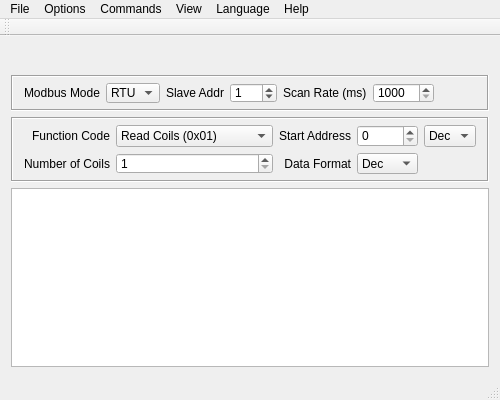
<?xml version="1.0" encoding="UTF-8"?>
<ui version="4.0">
 <class>ModbusWindow</class>
 <widget class="QMainWindow" name="ModbusWindow">
  <property name="geometry">
   <rect>
    <x>0</x>
    <y>0</y>
    <width>500</width>
    <height>400</height>
   </rect>
  </property>
  <property name="minimumSize">
   <size>
    <width>500</width>
    <height>400</height>
   </size>
  </property>
  <property name="windowTitle">
   <string>QModMaster</string>
  </property>
  <property name="windowIcon">
   <iconset resource="../icons/icons.qrc">
    <normaloff>:/icons/connect-24.png</normaloff>:/icons/connect-24.png</iconset>
  </property>
  <widget class="QWidget" name="centralWidget">
   <layout class="QVBoxLayout" name="verticalLayout">
    <item>
     <widget class="InfoBar" name="infobar">
      <layout class="QHBoxLayout" name="horizontalLayout_2"/>
     </widget>
    </item>
    <item>
     <widget class="QFrame" name="frame_1">
      <property name="minimumSize">
       <size>
        <width>0</width>
        <height>36</height>
       </size>
      </property>
      <property name="frameShape">
       <enum>QFrame::Box</enum>
      </property>
      <property name="frameShadow">
       <enum>QFrame::Sunken</enum>
      </property>
      <layout class="QHBoxLayout" name="horizontalLayout">
       <property name="topMargin">
        <number>6</number>
       </property>
       <property name="bottomMargin">
        <number>6</number>
       </property>
       <item>
        <widget class="QLabel" name="lblModbusMode">
         <property name="text">
          <string>Modbus Mode</string>
         </property>
         <property name="alignment">
          <set>Qt::AlignRight|Qt::AlignTrailing|Qt::AlignVCenter</set>
         </property>
         <property name="buddy">
          <cstring>cmbModbusMode</cstring>
         </property>
        </widget>
       </item>
       <item>
        <widget class="QComboBox" name="cmbModbusMode">
         <item>
          <property name="text">
           <string notr="true">RTU</string>
          </property>
         </item>
         <item>
          <property name="text">
           <string notr="true">TCP</string>
          </property>
         </item>
        </widget>
       </item>
       <item>
        <widget class="QLabel" name="lblSlave">
         <property name="text">
          <string>Slave Addr</string>
         </property>
         <property name="alignment">
          <set>Qt::AlignRight|Qt::AlignTrailing|Qt::AlignVCenter</set>
         </property>
         <property name="buddy">
          <cstring>sbSlaveID</cstring>
         </property>
        </widget>
       </item>
       <item>
        <widget class="QSpinBox" name="sbSlaveID">
         <property name="minimum">
          <number>0</number>
         </property>
         <property name="maximum">
          <number>255</number>
         </property>
         <property name="value">
          <number>1</number>
         </property>
        </widget>
       </item>
       <item>
        <widget class="QLabel" name="lblScan">
         <property name="text">
          <string>Scan Rate (ms)</string>
         </property>
        </widget>
       </item>
       <item>
        <widget class="QSpinBox" name="spInterval">
         <property name="minimum">
          <number>1000</number>
         </property>
         <property name="maximum">
          <number>10000</number>
         </property>
         <property name="singleStep">
          <number>500</number>
         </property>
        </widget>
       </item>
       <item>
        <spacer name="horizontalSpacer_2">
         <property name="orientation">
          <enum>Qt::Horizontal</enum>
         </property>
         <property name="sizeHint" stdset="0">
          <size>
           <width>40</width>
           <height>20</height>
          </size>
         </property>
        </spacer>
       </item>
      </layout>
     </widget>
    </item>
    <item>
     <widget class="QFrame" name="frame_2">
      <property name="minimumSize">
       <size>
        <width>0</width>
        <height>65</height>
       </size>
      </property>
      <property name="frameShape">
       <enum>QFrame::Box</enum>
      </property>
      <property name="frameShadow">
       <enum>QFrame::Sunken</enum>
      </property>
      <layout class="QGridLayout" name="gridLayout">
       <property name="topMargin">
        <number>6</number>
       </property>
       <property name="bottomMargin">
        <number>6</number>
       </property>
       <item row="0" column="1">
        <widget class="QComboBox" name="cmbFunctionCode">
         <property name="frame">
          <bool>true</bool>
         </property>
         <item>
          <property name="text">
           <string>Read Coils (0x01)</string>
          </property>
         </item>
         <item>
          <property name="text">
           <string>Read Discrete Inputs (0x02)</string>
          </property>
         </item>
         <item>
          <property name="text">
           <string>Read Holding Registers (0x03)</string>
          </property>
         </item>
         <item>
          <property name="text">
           <string>Read Input Registers (0x04)</string>
          </property>
         </item>
         <item>
          <property name="text">
           <string>Write Single Coil (0x05)</string>
          </property>
         </item>
         <item>
          <property name="text">
           <string>Write Single Register (0x06)</string>
          </property>
         </item>
         <item>
          <property name="text">
           <string>Write Multiple Coils (0x0f)</string>
          </property>
         </item>
         <item>
          <property name="text">
           <string>Write Multiple Registers (0x10)</string>
          </property>
         </item>
        </widget>
       </item>
       <item row="0" column="0">
        <widget class="QLabel" name="lblFunctionCode">
         <property name="text">
          <string>Function Code</string>
         </property>
         <property name="alignment">
          <set>Qt::AlignRight|Qt::AlignTrailing|Qt::AlignVCenter</set>
         </property>
         <property name="buddy">
          <cstring>cmbFunctionCode</cstring>
         </property>
        </widget>
       </item>
       <item row="0" column="5">
        <spacer name="horizontalSpacer">
         <property name="orientation">
          <enum>Qt::Horizontal</enum>
         </property>
         <property name="sizeHint" stdset="0">
          <size>
           <width>40</width>
           <height>20</height>
          </size>
         </property>
        </spacer>
       </item>
       <item row="0" column="2">
        <widget class="QLabel" name="lblStartAddress">
         <property name="text">
          <string>Start Address</string>
         </property>
         <property name="alignment">
          <set>Qt::AlignRight|Qt::AlignTrailing|Qt::AlignVCenter</set>
         </property>
         <property name="buddy">
          <cstring>sbStartAddress</cstring>
         </property>
        </widget>
       </item>
       <item row="0" column="3">
        <widget class="QSpinBox" name="sbStartAddress">
         <property name="maximum">
          <number>65535</number>
         </property>
         <property name="displayIntegerBase">
          <number>10</number>
         </property>
        </widget>
       </item>
       <item row="0" column="4">
        <widget class="QComboBox" name="cmbStartAddrBase">
         <property name="currentIndex">
          <number>0</number>
         </property>
         <item>
          <property name="text">
           <string>Dec</string>
          </property>
         </item>
         <item>
          <property name="text">
           <string>Hex</string>
          </property>
         </item>
        </widget>
       </item>
       <item row="1" column="0">
        <widget class="QLabel" name="lblNoOfCoils">
         <property name="text">
          <string>Number of Coils</string>
         </property>
         <property name="alignment">
          <set>Qt::AlignRight|Qt::AlignTrailing|Qt::AlignVCenter</set>
         </property>
         <property name="buddy">
          <cstring>sbNoOfRegs</cstring>
         </property>
        </widget>
       </item>
       <item row="1" column="1">
        <widget class="QSpinBox" name="sbNoOfRegs">
         <property name="minimum">
          <number>1</number>
         </property>
         <property name="maximum">
          <number>65535</number>
         </property>
        </widget>
       </item>
       <item row="1" column="3">
        <widget class="QComboBox" name="cmbBase">
         <property name="currentText">
          <string>Dec</string>
         </property>
         <property name="currentIndex">
          <number>1</number>
         </property>
         <item>
          <property name="text">
           <string>Bin</string>
          </property>
         </item>
         <item>
          <property name="text">
           <string>Dec</string>
          </property>
         </item>
         <item>
          <property name="text">
           <string>Hex</string>
          </property>
         </item>
        </widget>
       </item>
       <item row="1" column="2">
        <widget class="QLabel" name="lblDataFormat">
         <property name="text">
          <string>Data Format</string>
         </property>
         <property name="alignment">
          <set>Qt::AlignRight|Qt::AlignTrailing|Qt::AlignVCenter</set>
         </property>
         <property name="buddy">
          <cstring>sbStartAddress</cstring>
         </property>
        </widget>
       </item>
      </layout>
     </widget>
    </item>
    <item>
     <widget class="QTableView" name="tblRegisters">
      <attribute name="horizontalHeaderVisible">
       <bool>false</bool>
      </attribute>
      <attribute name="horizontalHeaderHighlightSections">
       <bool>true</bool>
      </attribute>
      <attribute name="verticalHeaderVisible">
       <bool>false</bool>
      </attribute>
      <attribute name="verticalHeaderHighlightSections">
       <bool>true</bool>
      </attribute>
     </widget>
    </item>
   </layout>
  </widget>
  <widget class="QMenuBar" name="menuBar">
   <property name="geometry">
    <rect>
     <x>0</x>
     <y>0</y>
     <width>500</width>
     <height>22</height>
    </rect>
   </property>
   <widget class="QMenu" name="menuFile">
    <property name="title">
     <string>File</string>
    </property>
    <addaction name="actionLoad_Session"/>
    <addaction name="actionSave_Session"/>
    <addaction name="separator"/>
    <addaction name="actionExit"/>
   </widget>
   <widget class="QMenu" name="menuOptions">
    <property name="title">
     <string>Options</string>
    </property>
    <addaction name="actionSerial_RTU"/>
    <addaction name="actionTCP"/>
    <addaction name="separator"/>
    <addaction name="actionSettings"/>
   </widget>
   <widget class="QMenu" name="menuHelp">
    <property name="title">
     <string>Help</string>
    </property>
    <addaction name="actionModbus_Manual"/>
    <addaction name="actionAbout"/>
   </widget>
   <widget class="QMenu" name="menuView">
    <property name="title">
     <string>View</string>
    </property>
    <addaction name="actionOpenLogFile"/>
    <addaction name="actionBus_Monitor"/>
   </widget>
   <widget class="QMenu" name="menuCommands">
    <property name="title">
     <string>Commands</string>
    </property>
    <addaction name="actionConnect"/>
    <addaction name="actionRead_Write"/>
    <addaction name="actionScan"/>
    <addaction name="actionClear"/>
    <addaction name="actionReset_Counters"/>
   </widget>
   <widget class="QMenu" name="menuLanguage">
    <property name="title">
     <string notr="true">Language</string>
    </property>
    <addaction name="actionSimplified_Chinese_zh_CN"/>
    <addaction name="actionTraditional_Chinese_zh_TW"/>
    <addaction name="actionEnglish_en_US"/>
   </widget>
   <addaction name="menuFile"/>
   <addaction name="menuOptions"/>
   <addaction name="menuCommands"/>
   <addaction name="menuView"/>
   <addaction name="menuLanguage"/>
   <addaction name="menuHelp"/>
  </widget>
  <widget class="QToolBar" name="mainToolBar">
   <attribute name="toolBarArea">
    <enum>TopToolBarArea</enum>
   </attribute>
   <attribute name="toolBarBreak">
    <bool>false</bool>
   </attribute>
  </widget>
  <widget class="QStatusBar" name="statusBar">
   <property name="autoFillBackground">
    <bool>false</bool>
   </property>
  </widget>
  <action name="actionExit">
   <property name="icon">
    <iconset resource="../icons/icons.qrc">
     <normaloff>:/icons/exit-16.png</normaloff>:/icons/exit-16.png</iconset>
   </property>
   <property name="text">
    <string>Exit</string>
   </property>
   <property name="iconVisibleInMenu">
    <bool>true</bool>
   </property>
  </action>
  <action name="actionSerial_RTU">
   <property name="icon">
    <iconset resource="../icons/icons.qrc">
     <normaloff>:/icons/serial-pot-16.png</normaloff>:/icons/serial-pot-16.png</iconset>
   </property>
   <property name="text">
    <string notr="true">Modbus RTU...</string>
   </property>
   <property name="iconVisibleInMenu">
    <bool>true</bool>
   </property>
  </action>
  <action name="actionTCP">
   <property name="icon">
    <iconset resource="../icons/icons.qrc">
     <normaloff>:/icons/ethernet-port-16.png</normaloff>:/icons/ethernet-port-16.png</iconset>
   </property>
   <property name="text">
    <string notr="true">Modbus TCP...</string>
   </property>
   <property name="iconVisibleInMenu">
    <bool>true</bool>
   </property>
  </action>
  <action name="actionAbout">
   <property name="icon">
    <iconset resource="../icons/icons.qrc">
     <normaloff>:/icons/info-sign-16.png</normaloff>:/icons/info-sign-16.png</iconset>
   </property>
   <property name="text">
    <string>About...</string>
   </property>
   <property name="iconVisibleInMenu">
    <bool>true</bool>
   </property>
  </action>
  <action name="actionBus_Monitor">
   <property name="icon">
    <iconset resource="../icons/icons.qrc">
     <normaloff>:/icons/TV-16.png</normaloff>:/icons/TV-16.png</iconset>
   </property>
   <property name="text">
    <string>Bus Monitor</string>
   </property>
   <property name="iconVisibleInMenu">
    <bool>true</bool>
   </property>
  </action>
  <action name="actionSettings">
   <property name="icon">
    <iconset resource="../icons/icons.qrc">
     <normaloff>:/icons/options-16.png</normaloff>:/icons/options-16.png</iconset>
   </property>
   <property name="text">
    <string>Settings...</string>
   </property>
   <property name="iconVisibleInMenu">
    <bool>true</bool>
   </property>
  </action>
  <action name="actionRead_Write">
   <property name="icon">
    <iconset resource="../icons/icons.qrc">
     <normaloff>:/icons/data-sort-16.png</normaloff>:/icons/data-sort-16.png</iconset>
   </property>
   <property name="text">
    <string>Read / Write</string>
   </property>
  </action>
  <action name="actionConnect">
   <property name="checkable">
    <bool>true</bool>
   </property>
   <property name="icon">
    <iconset resource="../icons/icons.qrc">
     <normaloff>:/icons/plug-disconnect-16.png</normaloff>
     <normalon>:/icons/plug-connect-16.png</normalon>:/icons/plug-disconnect-16.png</iconset>
   </property>
   <property name="text">
    <string>Connect</string>
   </property>
  </action>
  <action name="actionScan">
   <property name="checkable">
    <bool>true</bool>
   </property>
   <property name="icon">
    <iconset resource="../icons/icons.qrc">
     <normaloff>:/icons/cyclic-process-16.png</normaloff>:/icons/cyclic-process-16.png</iconset>
   </property>
   <property name="text">
    <string>Scan</string>
   </property>
  </action>
  <action name="actionReset_Counters">
   <property name="icon">
    <iconset resource="../icons/icons.qrc">
     <normaloff>:/icons/reset-16.png</normaloff>:/icons/reset-16.png</iconset>
   </property>
   <property name="text">
    <string>Reset Counters</string>
   </property>
  </action>
  <action name="actionSimplified_Chinese_zh_CN">
   <property name="icon">
    <iconset resource="../icons/icons.qrc">
     <normaloff>:/icons/China-flag-16.png</normaloff>:/icons/China-flag-16.png</iconset>
   </property>
   <property name="text">
    <string notr="true">简体中文 (zh_CN)</string>
   </property>
   <property name="iconText">
    <string notr="true">简体中文 (zh_CN)</string>
   </property>
   <property name="toolTip">
    <string notr="true">简体中文 (zh_CN)</string>
   </property>
  </action>
  <action name="actionTraditional_Chinese_zh_TW">
   <property name="icon">
    <iconset resource="../icons/icons.qrc">
     <normaloff>:/icons/Taiwan-flag-16.png</normaloff>:/icons/Taiwan-flag-16.png</iconset>
   </property>
   <property name="text">
    <string notr="true">繁體中文 (zh_TW)</string>
   </property>
   <property name="iconText">
    <string notr="true">繁體中文 (zh_TW)</string>
   </property>
   <property name="toolTip">
    <string notr="true">繁體中文 (zh_TW)</string>
   </property>
  </action>
  <action name="actionEnglish_en_US">
   <property name="icon">
    <iconset resource="../icons/icons.qrc">
     <normaloff>:/icons/usa-flag-16.png</normaloff>:/icons/usa-flag-16.png</iconset>
   </property>
   <property name="text">
    <string notr="true">English (en_US)</string>
   </property>
   <property name="iconText">
    <string notr="true">English (en_US)</string>
   </property>
   <property name="toolTip">
    <string notr="true">English (en_US)</string>
   </property>
  </action>
  <action name="actionOpenLogFile">
   <property name="icon">
    <iconset resource="../icons/icons.qrc">
     <normaloff>:/icons/text-x-log-16.png</normaloff>:/icons/text-x-log-16.png</iconset>
   </property>
   <property name="text">
    <string>Log File</string>
   </property>
  </action>
  <action name="actionClear">
   <property name="icon">
    <iconset resource="../icons/icons.qrc">
     <normaloff>:/icons/edit-clear-16.png</normaloff>:/icons/edit-clear-16.png</iconset>
   </property>
   <property name="text">
    <string>Clear Table</string>
   </property>
  </action>
  <action name="actionModbus_Manual">
   <property name="icon">
    <iconset resource="../icons/icons.qrc">
     <normaloff>:/icons/help-desk-icon-16.png</normaloff>:/icons/help-desk-icon-16.png</iconset>
   </property>
   <property name="text">
    <string>Modbus Manual</string>
   </property>
  </action>
  <action name="actionLoad_Session">
   <property name="icon">
    <iconset resource="../icons/icons.qrc">
     <normaloff>:/icons/document-import-16.png</normaloff>:/icons/document-import-16.png</iconset>
   </property>
   <property name="text">
    <string>Load Session...</string>
   </property>
  </action>
  <action name="actionSave_Session">
   <property name="icon">
    <iconset resource="../icons/icons.qrc">
     <normaloff>:/icons/document-export-16.png</normaloff>:/icons/document-export-16.png</iconset>
   </property>
   <property name="text">
    <string>Save Session...</string>
   </property>
  </action>
 </widget>
 <layoutdefault spacing="6" margin="11"/>
 <customwidgets>
  <customwidget>
   <class>InfoBar</class>
   <extends>QFrame</extends>
   <header>src/infobar.h</header>
   <container>1</container>
  </customwidget>
 </customwidgets>
 <tabstops>
  <tabstop>tblRegisters</tabstop>
 </tabstops>
 <resources>
  <include location="../icons/icons.qrc"/>
 </resources>
 <connections/>
</ui>
